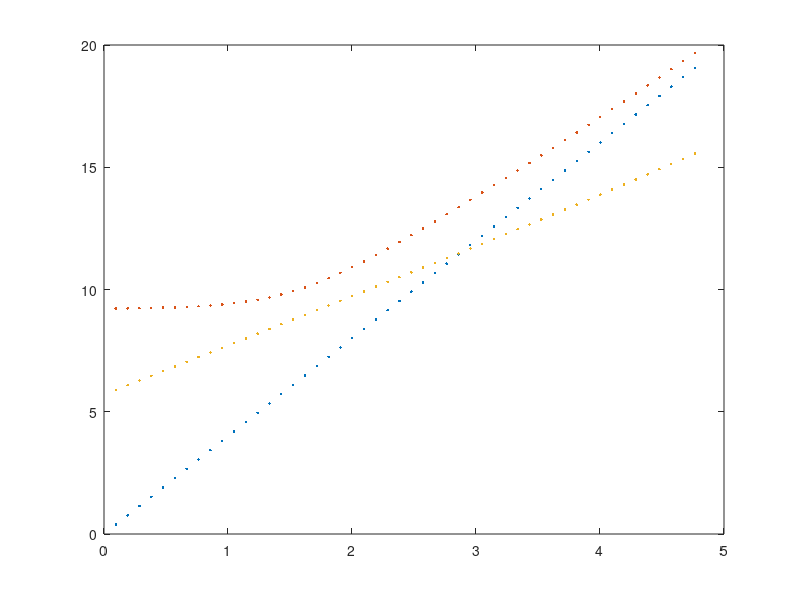

MATLAB code to generate this figure:
n = 1 : 50;
x = 1.1.^n;
f1 = x.^4;
f2 = x.^4 + 100*x.^3 + 20*x.^2 + 10000;
f3 = x.^3 + 300*x.^2;
X = log(x);
Y1 = log(f1)
Y2 = log(f2)
Y3 = log(f3)
plot(X,Y1,'.',X,Y2,'.',X,Y3,'.')